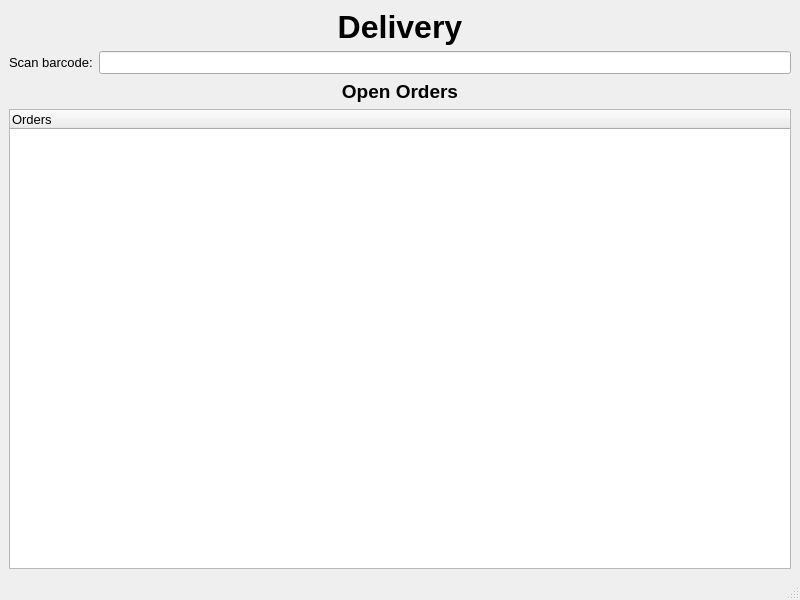
<?xml version="1.0" encoding="UTF-8"?>
<ui version="4.0">
 <class>MainWindow</class>
 <widget class="QMainWindow" name="MainWindow">
  <property name="geometry">
   <rect>
    <x>0</x>
    <y>0</y>
    <width>800</width>
    <height>600</height>
   </rect>
  </property>
  <property name="font">
   <font>
    <pointsize>10</pointsize>
   </font>
  </property>
  <property name="windowTitle">
   <string>Delivery</string>
  </property>
  <widget class="QWidget" name="centralwidget">
   <layout class="QVBoxLayout" name="verticalLayout">
    <item>
     <widget class="QLabel" name="label">
      <property name="font">
       <font>
        <pointsize>24</pointsize>
        <weight>75</weight>
        <bold>true</bold>
       </font>
      </property>
      <property name="text">
       <string>Delivery</string>
      </property>
      <property name="alignment">
       <set>Qt::AlignCenter</set>
      </property>
     </widget>
    </item>
    <item>
     <layout class="QHBoxLayout" name="horizontalLayout">
      <item>
       <widget class="QLabel" name="label_2">
        <property name="text">
         <string>Scan barcode:</string>
        </property>
       </widget>
      </item>
      <item>
       <widget class="QLineEdit" name="barcode">
        <property name="clearButtonEnabled">
         <bool>true</bool>
        </property>
       </widget>
      </item>
     </layout>
    </item>
    <item>
     <widget class="QLabel" name="label_3">
      <property name="font">
       <font>
        <pointsize>14</pointsize>
        <weight>75</weight>
        <bold>true</bold>
       </font>
      </property>
      <property name="text">
       <string>Open Orders</string>
      </property>
      <property name="alignment">
       <set>Qt::AlignCenter</set>
      </property>
     </widget>
    </item>
    <item>
     <widget class="QTreeWidget" name="treeWidget">
      <column>
       <property name="text">
        <string>Orders</string>
       </property>
      </column>
     </widget>
    </item>
   </layout>
  </widget>
  <widget class="QMenuBar" name="menubar">
   <property name="geometry">
    <rect>
     <x>0</x>
     <y>0</y>
     <width>800</width>
     <height>23</height>
    </rect>
   </property>
  </widget>
  <widget class="QStatusBar" name="statusbar"/>
 </widget>
 <resources/>
 <connections/>
</ui>
